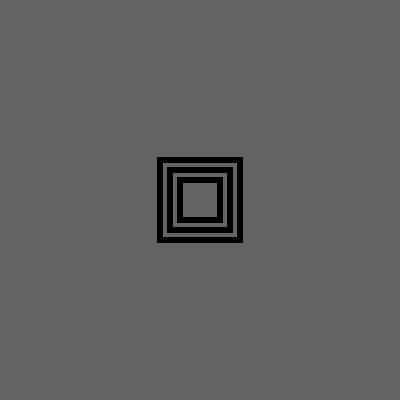
Frame 1 (no input)
Frame 60 (no input): identical to frame 1, image omitted
Frame 120 (the mouse pressed at the canvas centre since frame 60): identical to frame 1, image omitted

The p5.js sketch that drew this single still picture (run headless with seeded random() and noise() and a simulated clock; from frame 60 on, the mouse is pressed at the canvas centre):

// p5.js sketch
// ── sketch.js
const sketchWidth = 400;
const sketchHeight = 400;

function setup() {
  createCanvas(sketchWidth, sketchHeight);
}

function draw() {
  background(100);

  for(let count = 1; count <= 3; count += 1) {
    noFill();
    stroke("black");
    strokeWeight(6);
    let rectSize = 20 + count * 20;
    rect(
      sketchWidth / 2 - rectSize/ 2,
      sketchHeight / 2 - rectSize/ 2,
      rectSize
    );
  }
}
